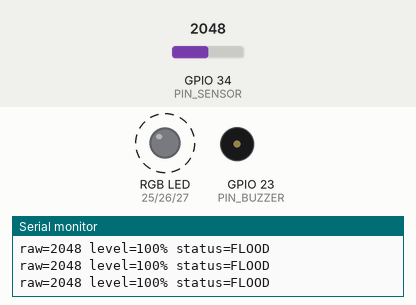
A sketch run on a simulated ESP32. Shown: an RGB LED mixed from three pins (HIGH = lit), buzzer (waves = sounding, pin HIGH), the last lines printed to the serial monitor. Dashed ring = blinking. The test bench sets the inputs (shaded band); at power-on: GPIO 34 (PIN_SENSOR) = 2048 (analog values on the 0–4095 scale). WiFi joins after 1.5 s; servers stay silent unless stated; uploads are accepted with an empty reply.

Above: at 1.9 s.
2.3 s: GPIO 34 (PIN_SENSOR) set to 1263
5.3 s: GPIO 34 (PIN_SENSOR) set to 1170
At 6.1 s:
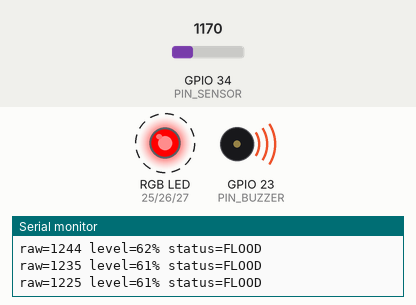
At 7.7 s:
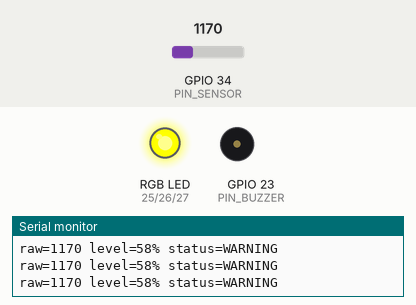
8.3 s: GPIO 34 (PIN_SENSOR) set to 2866
At 8.9 s:
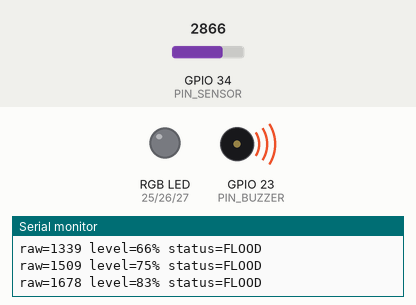
Timing chart, 0 to 17.3 s (numbered marks = the images above; inputs shaded):
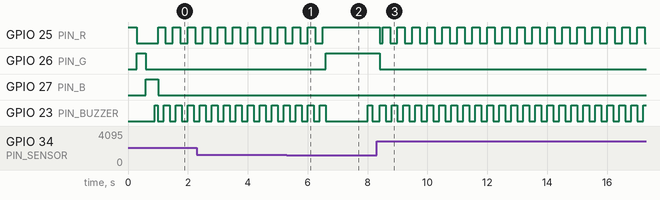

Measured:
- the behaviour switches between 1200 and 1199 on GPIO 34 (PIN_SENSOR) (found by bisection; images 0 and 1)
- after the input at 5.3 s, GPIO 25 (PIN_R): goes on until 6.5 s, then stays HIGH; GPIO 26 (PIN_G): LOW → HIGH after 1.3 s
- after the input at 8.3 s, GPIO 25 (PIN_R): HIGH → LOW after 0.10 s, then repeats every 0.50 s: HIGH 0.25 s, LOW 0.25 s; GPIO 26 (PIN_G): HIGH → LOW after 0.10 s; GPIO 23 (PIN_BUZZER): alternates HIGH for 0.20 s and LOW for 0.20 s, starting after 0.10 s
- by itself, GPIO 25 (PIN_R): alternates HIGH for 0.25 s and LOW for 0.25 s

The sketch:

flood_monitor.ino
```cpp
/*
  Flood Sensing Node - ESP32
  ---------------------------------------------------------------
  Sensor : analog water level sensor  -> GPIO34 (ADC1, input only)
  RGB LED: common cathode             -> R=GPIO25, G=GPIO26, B=GPIO27 (220 ohm each)
  Buzzer : 5V active buzzer via NPN   -> GPIO23 (through 1k to transistor base)

  The local alarm (LED + buzzer) works even if Wi-Fi or the server is down.
  Board package: "esp32 by Espressif Systems" (2.x or 3.x). No extra libraries needed.
*/

#include <WiFi.h>
#include <WiFiClientSecure.h>
#include <HTTPClient.h>

// ---------- USER SETTINGS ----------
const char* WIFI_SSID  = "YOUR_WIFI_NAME";
const char* WIFI_PASS  = "YOUR_WIFI_PASSWORD";
const char* SERVER_URL = "https://YOUR-APP-NAME.onrender.com/api/reading";  // your Render backend
const char* API_KEY    = "change-me";                              // must match backend
const char* DEVICE_ID  = "flood-node-1";

// Calibration: open Serial Monitor (115200) and note the raw value
// with the sensor dry and with it submerged to the maximum mark.
int RAW_DRY = 0;
int RAW_WET = 2000;

// Alert thresholds in percent of sensor length
const int WARN_PCT  = 35;   // yellow + slow beeps
const int FLOOD_PCT = 65;   // red + fast beeps
const int HYST_PCT  = 5;    // prevents flicker around a threshold

const bool COMMON_ANODE = false;  // set true if your RGB LED is common anode
// -----------------------------------

const int PIN_SENSOR = 34;
const int PIN_R = 25, PIN_G = 26, PIN_B = 27;
const int PIN_BUZZER = 23;

enum Status { SAFE, WARNING, FLOOD };
Status status = SAFE;

const int SAMPLES = 10;
int samples[SAMPLES];
int sampleIdx = 0;
bool bufferFilled = false;

unsigned long lastSample = 0, lastWifiTry = 0;
int levelPct = 0, rawAvg = 0;

const char* statusName(Status s) {
  switch (s) {
    case WARNING: return "WARNING";
    case FLOOD:   return "FLOOD";
    default:      return "SAFE";
  }
}

void setLed(bool r, bool g, bool b) {
  if (COMMON_ANODE) { r = !r; g = !g; b = !b; }
  digitalWrite(PIN_R, r);
  digitalWrite(PIN_G, g);
  digitalWrite(PIN_B, b);
}

void updateStatus(int pct) {
  switch (status) {
    case SAFE:
      if (pct >= FLOOD_PCT) status = FLOOD;
      else if (pct >= WARN_PCT) status = WARNING;
      break;
    case WARNING:
      if (pct >= FLOOD_PCT) status = FLOOD;
      else if (pct < WARN_PCT - HYST_PCT) status = SAFE;
      break;
    case FLOOD:
      if (pct < FLOOD_PCT - HYST_PCT) status = (pct >= WARN_PCT) ? WARNING : SAFE;
      break;
  }
}

// Non-blocking LED + buzzer pattern
void driveOutputs() {
  unsigned long now = millis();
  bool buzz = false;

  switch (status) {
    case SAFE:
      setLed(false, true, false);                       // green
      break;
    case WARNING:
      setLed(true, true, false);                        // yellow
      buzz = (now % 2000) < 150;                        // short beep every 2 s
      break;
    case FLOOD:
      setLed((now % 500) < 250, false, false);          // blinking red
      buzz = (now % 400) < 200;                         // fast beeping
      break;
  }
  digitalWrite(PIN_BUZZER, buzz);
}

void sampleSensor() {
  samples[sampleIdx] = analogRead(PIN_SENSOR);
  sampleIdx = (sampleIdx + 1) % SAMPLES;
  if (sampleIdx == 0) bufferFilled = true;

  int count = bufferFilled ? SAMPLES : sampleIdx;
  if (count == 0) return;
  long sum = 0;
  for (int i = 0; i < count; i++) sum += samples[i];
  rawAvg = sum / count;

  levelPct = constrain(map(rawAvg, RAW_DRY, RAW_WET, 0, 100), 0, 100);
  updateStatus(levelPct);
}

void sendReading() {
  if (WiFi.status() != WL_CONNECTED) return;

  char body[256];
  snprintf(body, sizeof(body),
           "{\"device\":\"%s\",\"level\":%d,\"raw\":%d,\"status\":\"%s\","
           "\"warn\":%d,\"flood\":%d,\"rssi\":%d}",
           DEVICE_ID, levelPct, rawAvg, statusName(status),
           WARN_PCT, FLOOD_PCT, WiFi.RSSI());

  WiFiClientSecure client;
  client.setInsecure();          // skips certificate check; fine for a hobby project
  HTTPClient http;
  http.setTimeout(8000);         // Render free tier can take a while to wake up
  http.begin(client, SERVER_URL);
  http.addHeader("Content-Type", "application/json");
  http.addHeader("x-api-key", API_KEY);
  int code = http.POST(body);
  Serial.printf("POST %s -> %d\n", body, code);
  http.end();
}

// Runs on its own core so slow HTTPS requests never delay the LED/buzzer
void sendTask(void*) {
  for (;;) {
    sendReading();
    vTaskDelay(pdMS_TO_TICKS(5000));
  }
}

void setup() {
  Serial.begin(115200);
  pinMode(PIN_R, OUTPUT);
  pinMode(PIN_G, OUTPUT);
  pinMode(PIN_B, OUTPUT);
  pinMode(PIN_BUZZER, OUTPUT);
  analogReadResolution(12);
  analogSetPinAttenuation(PIN_SENSOR, ADC_11db);

  // Quick self-test: R, G, B, short beep
  setLed(true, false, false);  delay(300);
  setLed(false, true, false);  delay(300);
  setLed(false, false, true);  delay(300);
  digitalWrite(PIN_BUZZER, HIGH); delay(100); digitalWrite(PIN_BUZZER, LOW);

  WiFi.mode(WIFI_STA);
  WiFi.begin(WIFI_SSID, WIFI_PASS);
  Serial.println("Connecting to Wi-Fi...");

  xTaskCreatePinnedToCore(sendTask, "send", 12288, NULL, 1, NULL, 0);
}

void loop() {
  unsigned long now = millis();

  if (now - lastSample >= 200) {
    lastSample = now;
    sampleSensor();
    Serial.printf("raw=%d level=%d%% status=%s\n", rawAvg, levelPct, statusName(status));
  }

  if (WiFi.status() != WL_CONNECTED && now - lastWifiTry >= 10000) {
    lastWifiTry = now;
    WiFi.disconnect();
    WiFi.begin(WIFI_SSID, WIFI_PASS);
  }

  driveOutputs();
}
```
